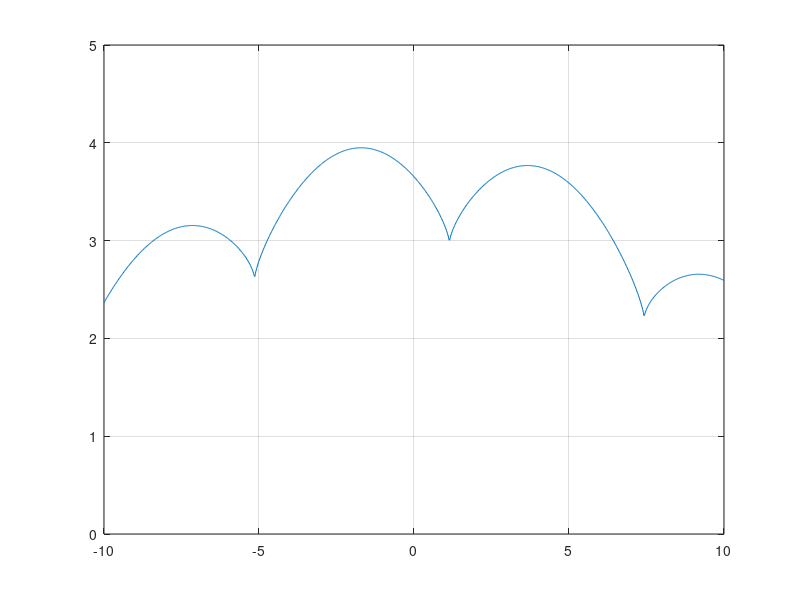

The MATLAB source for this figure:
%Define a function
t = linspace(-10, 10, 1000);
w = 2 .^ log(abs(cos(t./2 + 1))) + 3 .* cos(t./10);

% Draw a plot
figure(1);
plot(t, w);
xlim([-10, 10]);
ylim([0, 5]);
grid on;